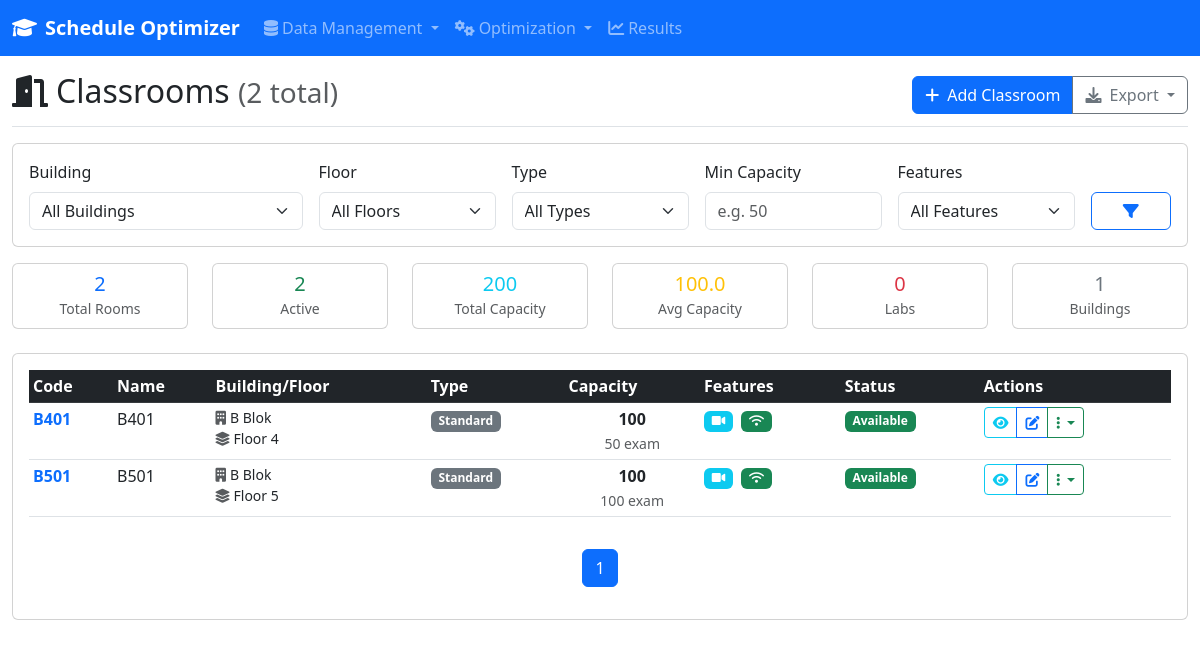
The app's page /data/classrooms, older data.
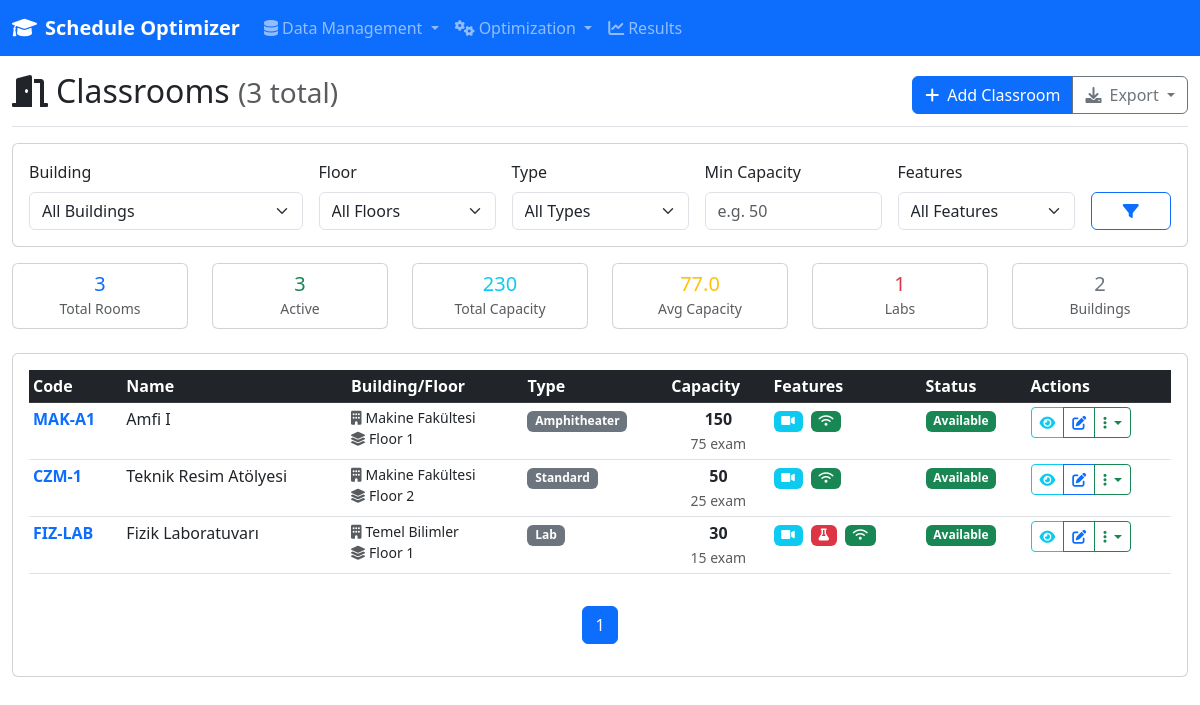
The same page, newer data.
### models/database.py (models this page shows, shortened)
class Classroom(db.Model):
    __tablename__ = 'classrooms'
    id = db.Column(db.Integer, primary_key=True)
    name = db.Column(db.String(100), nullable=False, unique=True)
    code = db.Column(db.String(20), nullable=False, unique=True)  # A101, B205 gibi
    capacity = db.Column(db.Integer, nullable=False)
    exam_capacity = db.Column(db.Integer, nullable=True)  # Sınav kapasitesi (genelde normal kapasitenin yarısı)
    classroom_type = db.Column(db.String(50), nullable=False, default='Standard')  # Standard, Lab, Amphitheater, Conference
    has_lab = db.Column(db.Boolean, nullable=False, default=False)
    has_projector = db.Column(db.Boolean, nullable=False, default=True)
    has_computer = db.Column(db.Boolean, nullable=False, default=False)
    has_smartboard = db.Column(db.Boolean, nullable=False, default=False)
    has_air_conditioning = db.Column(db.Boolean, nullable=False, default=False)
    has_microphone = db.Column(db.Boolean, nullable=False, default=False)
    wifi_available = db.Column(db.Boolean, nullable=False, default=True)
    accessibility_features = db.Column(JSON, nullable=True)  # Engelli erişimi özellikleri
    technical_equipment = db.Column(JSON, nullable=True)  # Teknik ekipman listesi
    is_active = db.Column(db.Boolean, nullable=False, default=True)
    is_bookable = db.Column(db.Boolean, nullable=False, default=True)  # Rezervasyon yapılabilir mi?
    maintenance_schedule = db.Column(JSON, nullable=True)  # Bakım programı
    building = db.Column(db.String(50), nullable=False)
    floor = db.Column(db.Integer, nullable=False)
    room_number = db.Column(db.String(20), nullable=True)
    department_priority = db.Column(JSON, nullable=True)  # Hangi bölümler öncelikli kullanır
    usage_cost_per_hour = db.Column(db.Float, nullable=True)  # Saatlik kullanım maliyeti
    cleaning_time_minutes = db.Column(db.Integer, nullable=False, default=15)  # Temizlik süresi
    setup_time_minutes = db.Column(db.Integer, nullable=False, default=5)  # Hazırlık süresi
    notes = db.Column(db.Text, nullable=True)
    location_coordinates = db.Column(JSON, nullable=True)  # GPS koordinatları
    photo_urls = db.Column(JSON, nullable=True)  # Derslik fotoğrafları
    last_maintenance_date = db.Column(db.DateTime, nullable=True)
    next_maintenance_date = db.Column(db.DateTime, nullable=True)
    created_at = db.Column(db.DateTime, default=datetime.utcnow)
    updated_at = db.Column(db.DateTime, default=datetime.utcnow, onupdate=datetime.utcnow)
    availability = db.Column(JSON, nullable=True)  # Saatlik müsaitlik matrisi (10x5)
    availability_exceptions = db.relationship('ClassroomAvailability', backref='classroom_ref', lazy=True, cascade='all, delete-orphan')

### routes/data_entry.py (the view, shortened to what this page needs)
@data_entry_bp.route('/classrooms')
def classrooms():
    page = request.args.get('page', 1, type=int)
    building = request.args.get('building')
    floor = request.args.get('floor', type=int)
    classroom_type = request.args.get('classroom_type')
    min_capacity = request.args.get('min_capacity', type=int)
    features = request.args.get('features')
    query = Classroom.query
    if building:
        query = query.filter_by(building=building)
    if floor is not None:
        query = query.filter_by(floor=floor)
    if classroom_type:
        query = query.filter_by(classroom_type=classroom_type)
    if min_capacity:
        query = query.filter(Classroom.capacity >= min_capacity)
    classrooms_paginated = query.order_by(Classroom.building, Classroom.floor, Classroom.code).paginate(
        page=page, per_page=20, error_out=False
    )
    buildings = db.session.query(distinct(Classroom.building)).filter(Classroom.building.isnot(None)).all()
    buildings = [b[0] for b in buildings]
    floors = db.session.query(distinct(Classroom.floor)).filter(Classroom.floor.isnot(None)).all()
    floors = sorted([f[0] for f in floors])
    total_classrooms = Classroom.query.count()
    active_classrooms = Classroom.query.filter_by(is_active=True).count()
    total_capacity = db.session.query(func.sum(Classroom.capacity)).scalar() or 0
    avg_capacity = db.session.query(func.avg(Classroom.capacity)).scalar() or 0
    lab_count = Classroom.query.filter_by(has_lab=True).count()
    return render_template('data_entry/classrooms.html',
                         classrooms=classrooms_paginated.items,
                         pagination=classrooms_paginated,
                         buildings=buildings,
                         floors=floors,
                         selected_building=building,
                         selected_floor=floor,
                         selected_type=classroom_type,
                         selected_feature=features,
                         min_capacity=min_capacity,
                         total_classrooms=total_classrooms,
                         active_classrooms=active_classrooms,
                         total_capacity=total_capacity,
                         avg_capacity=avg_capacity,
                         lab_count=lab_count)

### templates/data_entry/classrooms.html (shortened to what the changed rows need)
{% extends "base.html" %}
{% block content %}
<div class="col-12">
    <div class="d-flex justify-content-between flex-wrap flex-md-nowrap align-items-center pt-3 pb-2 mb-3 border-bottom">
        <h1 class="h2">
            <i class="fas fa-door-open me-2"></i>Classrooms
            <small class="text-muted">({{ classrooms|length }} total)</small>
        </h1>
    </div>
    <div class="row mb-4">
        <div class="col-md-2">
            <div class="card text-center">
                <div class="card-body py-2">
                    <h5 class="text-primary mb-0">{{ total_classrooms }}</h5>
                    <small class="text-muted">Total Rooms</small>
                </div>
            </div>
        </div>
        <div class="col-md-2">
            <div class="card text-center">
                <div class="card-body py-2">
                    <h5 class="text-success mb-0">{{ active_classrooms }}</h5>
                    <small class="text-muted">Active</small>
                </div>
            </div>
        </div>
        <div class="col-md-2">
            <div class="card text-center">
                <div class="card-body py-2">
                    <h5 class="text-info mb-0">{{ total_capacity }}</h5>
                    <small class="text-muted">Total Capacity</small>
                </div>
            </div>
        </div>
        <div class="col-md-2">
            <div class="card text-center">
                <div class="card-body py-2">
                    <h5 class="text-warning mb-0">{{ avg_capacity|round }}</h5>
                    <small class="text-muted">Avg Capacity</small>
                </div>
            </div>
        </div>
        <div class="col-md-2">
            <div class="card text-center">
                <div class="card-body py-2">
                    <h5 class="text-danger mb-0">{{ lab_count }}</h5>
                    <small class="text-muted">Labs</small>
                </div>
            </div>
        </div>
        <div class="col-md-2">
            <div class="card text-center">
                <div class="card-body py-2">
                    <h5 class="text-secondary mb-0">{{ buildings|length }}</h5>
                    <small class="text-muted">Buildings</small>
                </div>
            </div>
        </div>
    </div>
    <div class="card">
        <div class="card-body">
            {% if classrooms %}
                <div class="table-responsive">
                    <table class="table table-hover table-sm">
                        <thead class="table-dark">
                            <tr>
                                <th>Code</th>
                                <th>Name</th>
                                <th>Building/Floor</th>
                                <th>Type</th>
                                <th>Capacity</th>
                                <th>Features</th>
                                <th>Status</th>
                                <th>Actions</th>
                            </tr>
                        </thead>
                        <tbody>
                            {% for classroom in classrooms %}
                            <tr class="{{ 'table-secondary' if not classroom.is_active }}">
                                <td>
                                    <strong class="text-primary">{{ classroom.code }}</strong>
                                </td>
                                <td>
                                    {{ classroom.name }}
                                </td>
                                <td>
                                    <div class="small">
                                        <i class="fas fa-building text-muted me-1"></i>{{ classroom.building }}
                                        <br>
                                        <i class="fas fa-layer-group text-muted me-1"></i>Floor {{ classroom.floor }}
                                    </div>
                                </td>
                                <td>
                                    <span class="badge bg-secondary">{{ classroom.classroom_type }}</span>
                                </td>
                                <td>
                                    <div class="text-center">
                                        <strong>{{ classroom.capacity }}</strong>
                                        {% if classroom.exam_capacity %}
                                            <br><small class="text-muted">{{ classroom.exam_capacity }} exam</small>
                                        {% endif %}
                                    </div>
                                </td>
                                <td>
                                    <div class="feature-icons">
                                        {% if classroom.has_projector %}
                                            <span class="badge bg-info me-1" title="Projector">
                                                <i class="fas fa-video"></i>
                                            </span>
                                        {% endif %}
                                        {% if classroom.has_lab %}
                                            <span class="badge bg-danger me-1" title="Laboratory">
                                                <i class="fas fa-flask"></i>
                                            </span>
                                        {% endif %}
                                        {% if classroom.wifi_available %}
                                            <span class="badge bg-success me-1" title="WiFi">
                                                <i class="fas fa-wifi"></i>
                                            </span>
                                        {% endif %}
                                    </div>
                                </td>
                                <td>
                                    {% if classroom.is_active %}
                                        {% if classroom.is_bookable %}
                                            <span class="badge bg-success">Available</span>
                                        {% else %}
                                            <span class="badge bg-warning">Restricted</span>
                                        {% endif %}
                                    {% else %}
                                        <span class="badge bg-danger">Inactive</span>
                                    {% endif %}
                                </td>
                                <td>
                                    <div class="btn-group btn-group-sm">
                                        <button class="btn btn-outline-info" onclick="showDetails({{ classroom.id }})" title="View Details">
                                            <i class="fas fa-eye"></i>
                                        </button>
                                        <a href="{{ url_for('data_entry.edit_classroom', classroom_id=classroom.id) }}"
                                           class="btn btn-outline-primary" title="Edit">
                                            <i class="fas fa-edit"></i>
                                        </a>
                                        <button type="button" class="btn btn-outline-success dropdown-toggle"
                                                data-bs-toggle="dropdown" title="More Actions">
                                            <i class="fas fa-ellipsis-v"></i>
                                        </button>
                                    </div>
                                </td>
                            </tr>
                            {% endfor %}
                        </tbody>
                    </table>
                </div>
                {% if pagination %}
                <nav aria-label="Classroom pagination" class="mt-3">
                    <ul class="pagination justify-content-center">
                        {% for page_num in pagination.iter_pages() %}
                            {% if page_num %}
                                {% if page_num != pagination.page %}
                                    <li class="page-item">
                                        <a class="page-link" href="{{ url_for('data_entry.classrooms', page=page_num) }}">{{ page_num }}</a>
                                    </li>
                                {% else %}
                                    <li class="page-item active">
                                        <span class="page-link">{{ page_num }}</span>
                                    </li>
                                {% endif %}
                            {% else %}
                                <li class="page-item disabled">
                                    <span class="page-link">…</span>
                                </li>
                            {% endif %}
                        {% endfor %}
                    </ul>
                </nav>
                {% endif %}
            {% endif %}
        </div>
    </div>
</div>
{% endblock %}

Row changes from the older to the newer data that the page shows:
removed Classroom: code "B401", name "B401", building "B Blok", floor "4", classroom_type "Standard", capacity "100", exam_capacity "50", has_projector True (drawn), wifi_available True (drawn), is_active "Available"
removed Classroom: code "B501", name "B501", building "B Blok", floor "5", classroom_type "Standard", capacity "100", exam_capacity "100", has_projector True (drawn), wifi_available True (drawn), is_active "Available"
added Classroom: code "MAK-A1", name "Amfi I", building "Makine Fakültesi", floor "1", classroom_type "Amphitheater", capacity "150", exam_capacity "75", has_projector True (drawn), wifi_available True (drawn), is_active "Available"
added Classroom: code "CZM-1", name "Teknik Resim Atölyesi", building "Makine Fakültesi", floor "2", classroom_type "Standard", capacity "50", exam_capacity "25", has_projector True (drawn), wifi_available True (drawn), is_active "Available"
added Classroom: code "FIZ-LAB", name "Fizik Laboratuvarı", building "Temel Bilimler", floor "1", classroom_type "Lab", capacity "30", exam_capacity "15", has_projector True (drawn), has_lab True (drawn), wifi_available True (drawn), is_active "Available"
Text that changed along with them:
{{ classrooms|length }}: "2" → "3"
{{ total_classrooms }}: "2" → "3"
{{ active_classrooms }}: "2" → "3"
{{ total_capacity }}: "200" → "230"
{{ avg_capacity|round }}: "100.0" → "77.0"
{{ lab_count }}: "0" → "1"
{{ buildings|length }}: "1" → "2"
